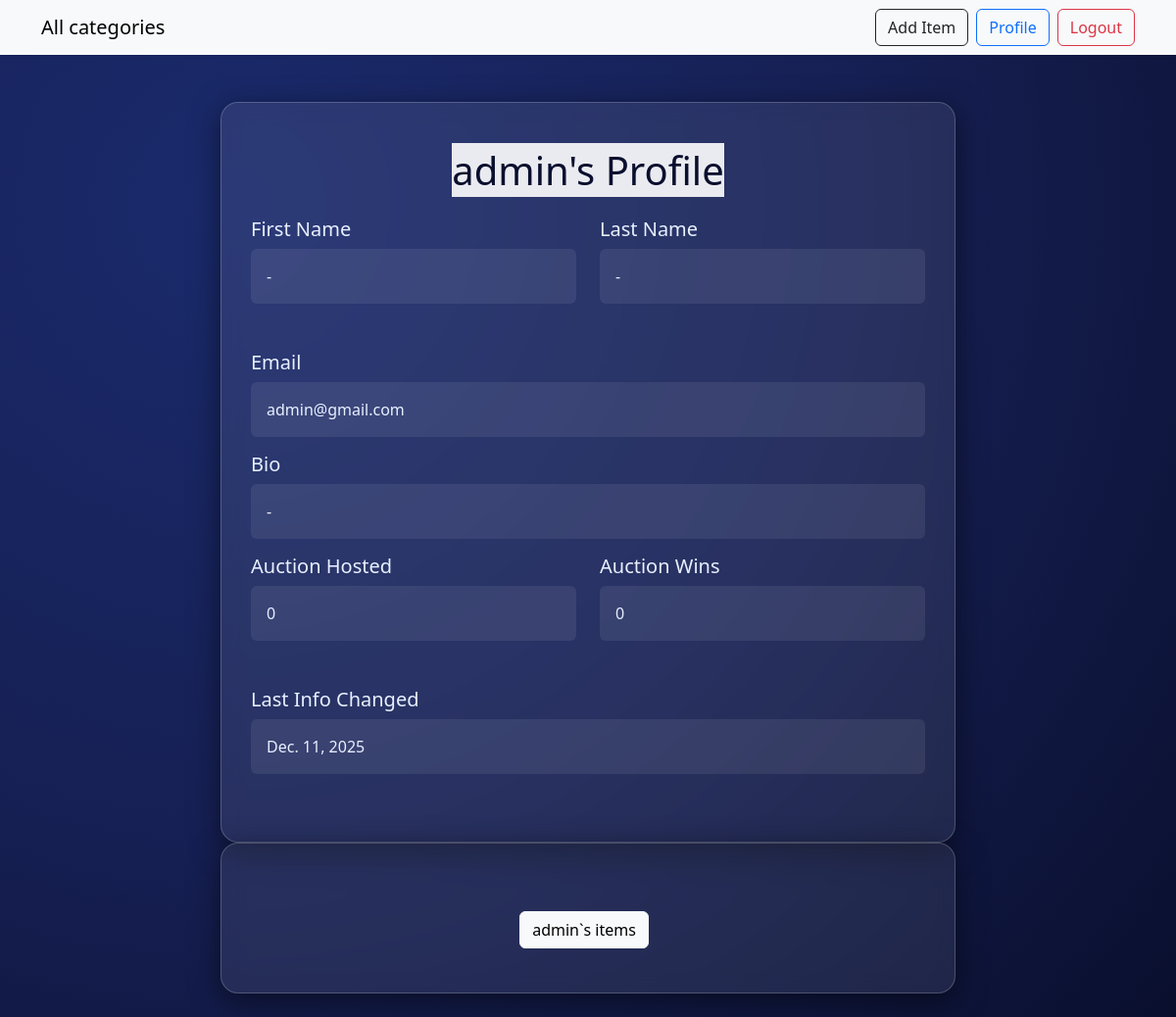
The page /accounts/profile/1/ on the database its author committed.
### users/models/CustomUser.py (models this page shows, shortened)
class CustomUser(AbstractUser):
    avatar = models.ImageField(upload_to='user-avatars', blank=True, default='default_images/default_avatar.png')
    biography = models.TextField(max_length=300, blank=True, default='')
    last_info_changed = models.DateField(auto_now=True)
    auction_wins = models.IntegerField(default=0)
    auction_hosted = models.IntegerField(default=0)

### users/views/settings_profile.py (the view)
# urls.py: path('profile/<int:pk>/', UserProfileView.as_view(), name='user-profile'),
class UserProfileView(DetailView):
    model = CustomUser
    template_name = 'profile-detail.html'
    context_object_name = 'user'

### users/templates/profile-detail.html (shortened to what this page needs)
{% extends 'base.html' %}
{% block content %}
<div class="main-card">
    <h1 class="text-center mb-4">
        <span>{{ user.username }}'s Profile</span>
    </h1>
    <div class="row mb-3">
        <div class="col-md-6 mb-3">
            <h5>First Name</h5>
            <p class="p-3 rounded" style="background-color: rgba(255,255,255,0.08);">{{ user.first_name|default:"-" }}</p>
        </div>
        <div class="col-md-6 mb-3">
            <h5>Last Name</h5>
            <p class="p-3 rounded" style="background-color: rgba(255,255,255,0.08);">{{ user.last_name|default:"-" }}</p>
        </div>
    </div>
    <div class="mb-3">
        <h5>Email</h5>
        <p class="p-3 rounded" style="background-color: rgba(255,255,255,0.08);">{{ user.email|default:"-" }}</p>
    </div>
    <div class="mb-3">
        <h5>Bio</h5>
        <p class="p-3 rounded" style="background-color: rgba(255,255,255,0.08);">{{ user.biography|default:"-" }}</p>
    </div>
    <div class="row mb-3">
        <div class="col-md-6 mb-3">
            <h5>Auction Hosted</h5>
            <p class="p-3 rounded" style="background-color: rgba(255,255,255,0.08);">{{ user.auction_hosted }}</p>
        </div>
        <div class="col-md-6 mb-3">
            <h5>Auction Wins</h5>
            <p class="p-3 rounded" style="background-color: rgba(255,255,255,0.08);">{{ user.auction_wins }}</p>
        </div>
    </div>
    <div class="mb-3">
        <h5>Last Info Changed</h5>
        <p class="p-3 rounded" style="background-color: rgba(255,255,255,0.08);">{{ user.last_info_changed }}</p>
    </div>
</div>
<div class="main-card">
    <div class="text-center mt-4">
        <a href="{% url 'user-items' user.pk %}" class="btn btn-light me-2">{{ user.username }}`s items</a>
    </div>
</div>
{% endblock %}

### templates/base.html (style rules this page uses)
body { background: radial-gradient(circle at 20% 20%, #1a2a6c, #162054, #0a0f2e); background-attachment: fixed; font-family: 'Segoe UI', sans-serif; color: #e8f0ff; margin: 0; padding-top: 80px; min-height: 100vh; }
.main-card { background-color: rgba(255, 255, 255, 0.08); backdrop-filter: blur(10px); border-radius: 18px; padding: 45px 30px; max-width: 750px; margin: 0 auto; box-shadow: 0 8px 30px rgba(0, 0, 0, 0.5); border: 1px solid rgba(255, 255, 255, 0.2); }
.main-card h1 span { background-color: rgba(255, 255, 255, 0.9); color: #0a0f2e; }
a { text-decoration: none; color: inherit; }

### rows shown on the page
CustomUser: username "admin", first_name "-", last_name "-", email "admin@gmail.com", biography "-", auction_hosted "0", auction_wins "0", last_info_changed "Dec. 11, 2025"
